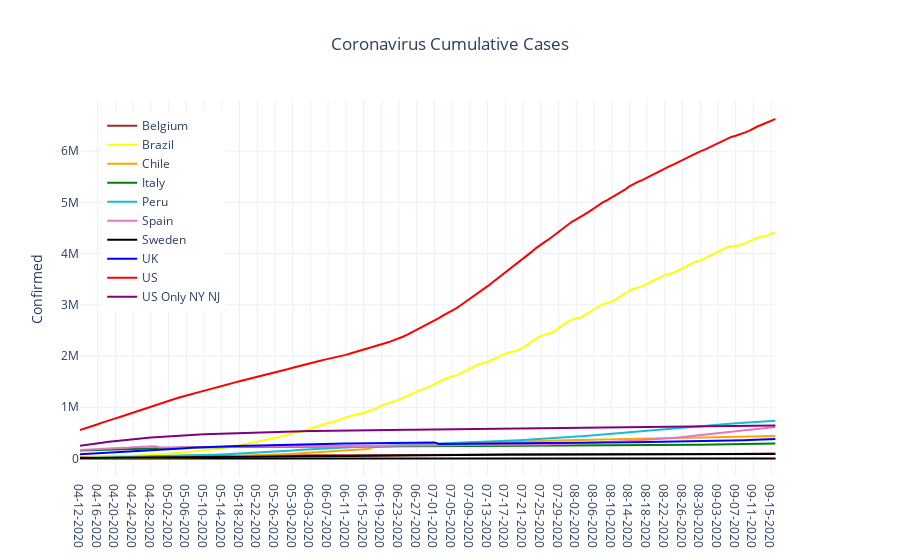

Source (notebook cell):
### Code cell
fig = make_subplots(specs=[[{'secondary_y':True}]])
for mycountry in countries_list:
    fig.add_trace(go.Scatter(x=country_df[country_df['Country_Region']==mycountry]['Date'],
                               y=country_df[country_df['Country_Region']==mycountry]['Confirmed'],
                               name = rename_dict[mycountry],
                               line = {'color':colors_dict[mycountry]}),
                  secondary_y = False)

fig.update_layout(showlegend = True,
                legend= dict(x=0.03,y=0.97),
                title='Coronavirus Cumulative Cases',
                title_x= 0.5,
                yaxis={'title':'Confirmed',
                       'zeroline':True,'zerolinecolor':'#000000','zerolinewidth':2.0},
                template='plotly_white')
fig.show()
myfilename = r'C:\__YOUTUBE__\__POLITICS__\Coronavirus\outputdata\W8-CV_Cum-Cases.png'
fig.write_image(myfilename,width = 852,height = 480)
print('Static Image:')
Image(filename=myfilename)

### Figure 1 — Plotly figure (JSON) as saved in the notebook; plotly's stock layout.template omitted (floating-point values rounded to 4 significant figures; data arrays with more than 128 entries replaced by an {"elided": "..."} marker saying what was removed)
{"data": [{"line": {"color": "brown"}, "name": "Belgium", "type": "scatter", "x": {"elided": "158 str values"}, "xaxis": "x", "y": {"elided": "158 int values"}, "yaxis": "y"}, {"line": {"color": "yellow"}, "name": "Brazil", "type": "scatter", "x": {"elided": "158 str values"}, "xaxis": "x", "y": {"elided": "158 int values"}, "yaxis": "y"}, {"line": {"color": "orange"}, "name": "Chile", "type": "scatter", "x": {"elided": "158 str values"}, "xaxis": "x", "y": {"elided": "158 int values"}, "yaxis": "y"}, {"line": {"color": "green"}, "name": "Italy", "type": "scatter", "x": {"elided": "158 str values"}, "xaxis": "x", "y": {"elided": "158 int values"}, "yaxis": "y"}, {"line": {"color": "#17becf"}, "name": "Peru", "type": "scatter", "x": {"elided": "158 str values"}, "xaxis": "x", "y": {"elided": "158 int values"}, "yaxis": "y"}, {"line": {"color": "#e377c2"}, "name": "Spain", "type": "scatter", "x": {"elided": "158 str values"}, "xaxis": "x", "y": {"elided": "158 int values"}, "yaxis": "y"}, {"line": {"color": "black"}, "name": "Sweden", "type": "scatter", "x": {"elided": "158 str values"}, "xaxis": "x", "y": {"elided": "158 int values"}, "yaxis": "y"}, {"line": {"color": "blue"}, "name": "UK", "type": "scatter", "x": {"elided": "158 str values"}, "xaxis": "x", "y": {"elided": "158 int values"}, "yaxis": "y"}, {"line": {"color": "red"}, "name": "US", "type": "scatter", "x": {"elided": "158 str values"}, "xaxis": "x", "y": {"elided": "158 int values"}, "yaxis": "y"}, {"line": {"color": "purple"}, "name": "US Only NY NJ", "type": "scatter", "x": {"elided": "158 str values"}, "xaxis": "x", "y": {"elided": "158 int values"}, "yaxis": "y"}], "layout": {"legend": {"x": 0.03, "y": 0.97}, "showlegend": true, "title": {"text": "Coronavirus Cumulative Cases", "x": 0.5}, "xaxis": {"anchor": "y", "domain": [0, 0.94]}, "yaxis": {"anchor": "x", "domain": [0, 1], "title": {"text": "Confirmed"}, "zeroline": true, "zerolinecolor": "#000000", "zerolinewidth": 2}, "yaxis2": {"anchor": "x", "overlaying": "y", "side": "right"}}}
